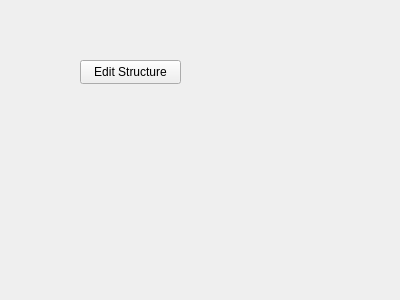
<?xml version="1.0" encoding="UTF-8"?>
<ui version="4.0">
 <class>ReosHydraulicStructure2DProperties</class>
 <widget class="QWidget" name="ReosHydraulicStructure2DProperties">
  <property name="geometry">
   <rect>
    <x>0</x>
    <y>0</y>
    <width>400</width>
    <height>300</height>
   </rect>
  </property>
  <property name="windowTitle">
   <string>Form</string>
  </property>
  <widget class="QToolButton" name="mEditStructureToolButton">
   <property name="geometry">
    <rect>
     <x>80</x>
     <y>60</y>
     <width>101</width>
     <height>24</height>
    </rect>
   </property>
   <property name="text">
    <string>Edit Structure</string>
   </property>
  </widget>
 </widget>
 <resources/>
 <connections/>
</ui>
